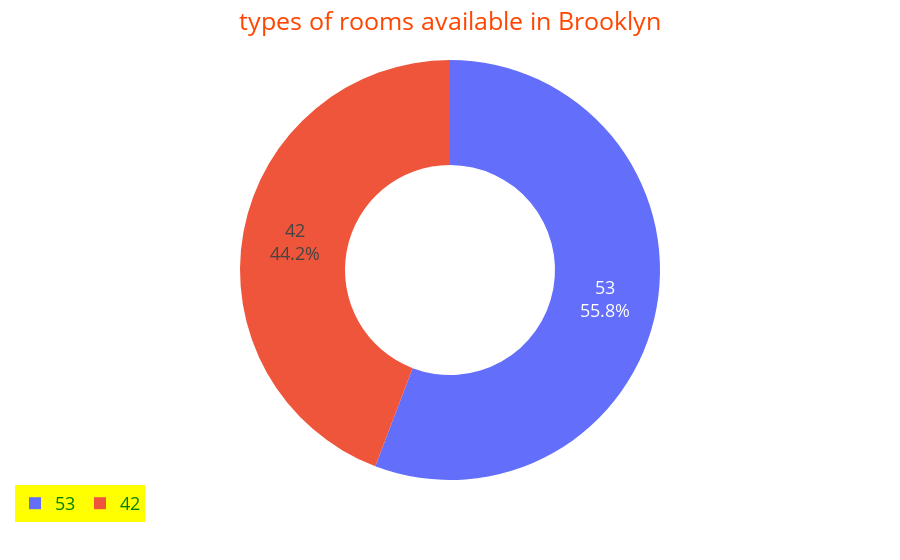

Notebook source saved alongside this figure:
### Code cell
values=result.loc[:,"Brooklyn"]
fig=px.pie(result,names="Brooklyn",values=result.loc[:,"Brooklyn"],hole=0.5,color=result.index)
fig.update_traces(textinfo="percent+value")
fig.update_layout(title_text="types of rooms available in Brooklyn",title_x=0.5,
                 legend=dict(
                 orientation="h",
                 yanchor="bottom",
                 xanchor="center"),
                 showlegend=True,legend_bgcolor="yellow",
                 legend_font=dict(color="Green",
                 size=18),
                 font=dict(size=18,color="Orangered"))
fig.show()

### Figure 1 — Plotly figure (JSON) as saved in the notebook; plotly's stock layout.template omitted (floating-point values rounded to 4 significant figures)
{"data": [{"customdata": [["Entire home"], ["Private room"], ["Shared room"]], "domain": {"x": [0, 1], "y": [0, 1]}, "hole": 0.5, "hovertemplate": "Brooklyn=%{value}<br>room_type=%{customdata[0]}<extra></extra>", "labels": [53, 42, null], "legendgroup": "", "marker": {"colors": ["#636efa", "#EF553B", "#00cc96"]}, "name": "", "showlegend": true, "textinfo": "percent+value", "type": "pie", "values": [53, 42, null]}], "layout": {"font": {"color": "Orangered", "size": 18}, "legend": {"bgcolor": "yellow", "font": {"color": "Green", "size": 18}, "orientation": "h", "tracegroupgap": 0, "xanchor": "center", "yanchor": "bottom"}, "margin": {"t": 60}, "showlegend": true, "title": {"text": "types of rooms available in Brooklyn", "x": 0.5}}}
